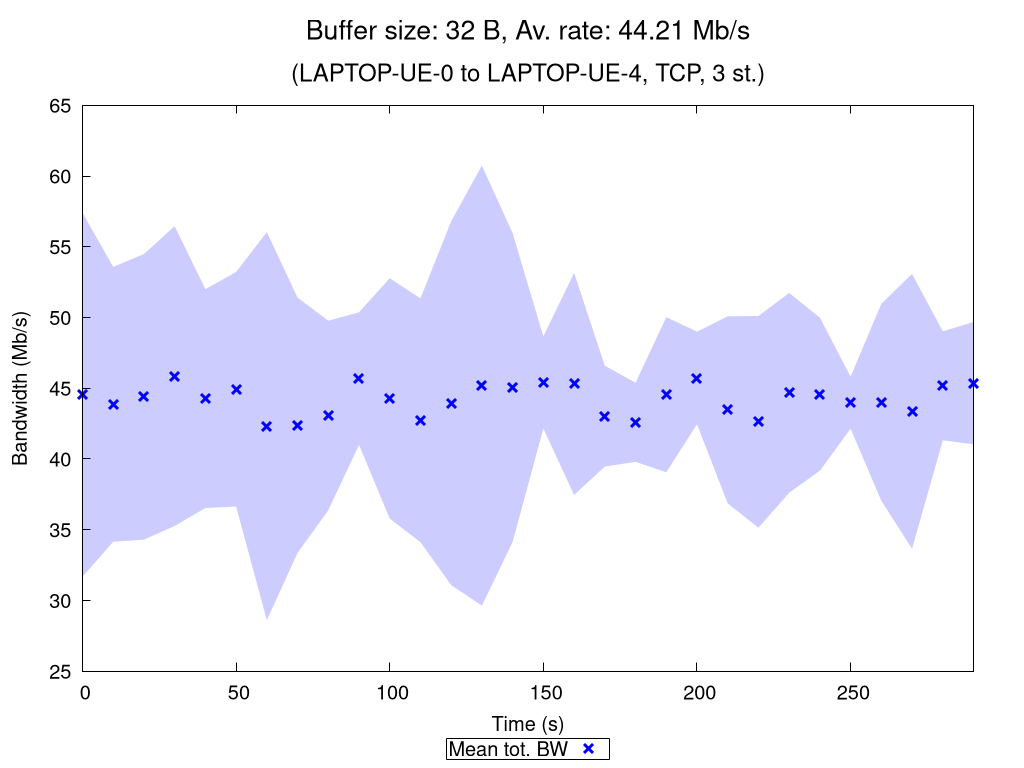

Reproduce this figure in gnuplot.
set terminal pngcairo nocrop enhanced size 1024,768 font "Verdana,15"
set output "TCP_3_st_2020_10_13_01-30-30_one2two_00032B.png"

set title "{/=20 Buffer size: 32 B, Av. rate: 44.21 Mb/s}\n\n{/=18 (LAPTOP-UE-0 to LAPTOP-UE-4, TCP, 3 st.)}"

set xlabel "Time (s)"
set ylabel "Bandwidth (Mb/s)"
set ytics nomirror
set key bmargin center horizontal box samplen 1 width -1
set bmargin 4.6
set rmargin 4.5

rf = 1000000.0  # rate factor
set style fill transparent solid 0.2 noborder
set autoscale xfix
plot "TCP_3_st_2020_10_13_01-30-30_one2two_00032B_iperf_processed.dat" using 1:($2/rf-$3/rf):($2/rf+$3/rf) with filledcurves lc rgb "blue" notitle, \
     "" using 1:($2/rf) with points pt 2 ps 1.5 lw 3 lc rgb "blue" title "Mean tot. BW", \
